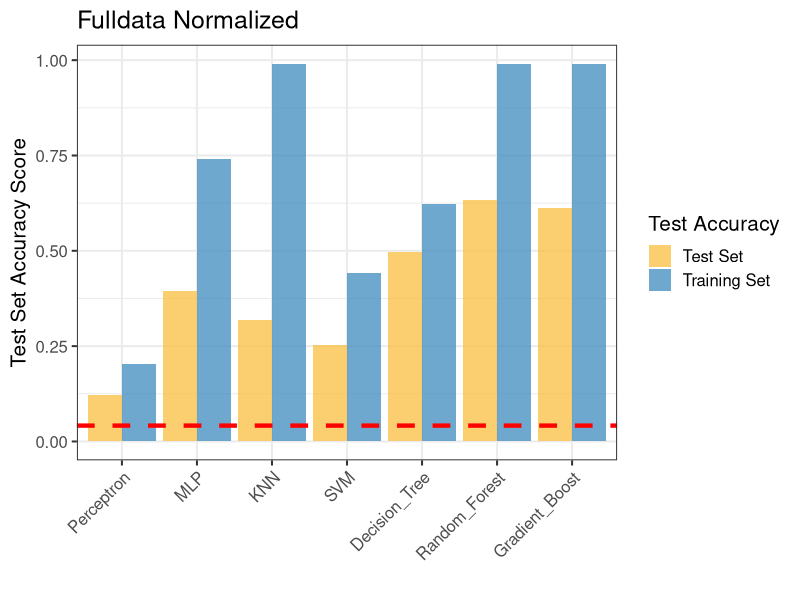
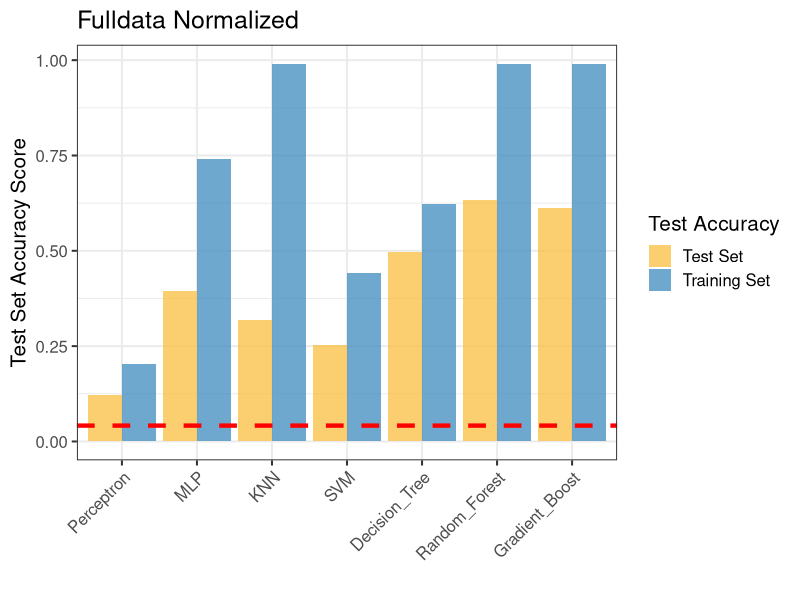

The R script that drew these images, in order:
library(tidyverse)

both_data <- read_csv("final_results/final_results_both.csv")
print(both_data)

both_plot_data <- group_by(both_data, Model) %>%
  summarise(mean_test_acc = mean(Test_Accuracy)) %>%
  print()

both_plot_data <- group_by(both_data, Model) %>%
  summarise(max_test_acc = max(Test_Accuracy)) %>%
  print()



mfcc_only <- filter(both_data, Dataset == "fulldata_normalized") %>%
  pivot_longer(Training_Accuracy:Test_Accuracy,
            names_to = "acc_type", values_to = "acc_score") %>%
  mutate(Model = factor(Model, levels=c("Perceptron", "MLP", "KNN", "SVM", "Decision_Tree", "Random_Forest", "Gradient_Boost"))) %>%
  #filter(acc_type == "Test_Accuracy") %>%
  print()

mfcc_plot = ggplot(data = mfcc_only, aes(x = Model, y = acc_score, fill = acc_type)) +
  geom_bar(stat = "identity", position = position_dodge(), alpha = 0.75)  +
  geom_hline(yintercept = 0.0416, linetype = "dashed", color = "red", size=1.5) + 
  ggtitle("Fulldata Normalized") + 
  scale_fill_manual(values = c("Training_Accuracy" = "#3e8bbe", "Test_Accuracy" = "#fabf40"),
                    name = "Test Accuracy",
                    labels = c("Training_Accuracy" = "Training Set", "Test_Accuracy" = "Test Set")) + 
  labs(x = "", y = "Test Set Accuracy Score", fill = "") + 
  theme_bw(15) +
  theme(axis.text.x = element_text(angle = 45, hjust = 1)) 
  
ggsave("fulldata_normalized_plot.png", plot = mfcc_plot, width = 8, height = 4, units = "in")

show(mfcc_plot)


# raw_data <- read_csv("Datasets/mfcc_only.csv")
# print(unique(raw_data$species))
# print(length(unique(raw_data$species)))